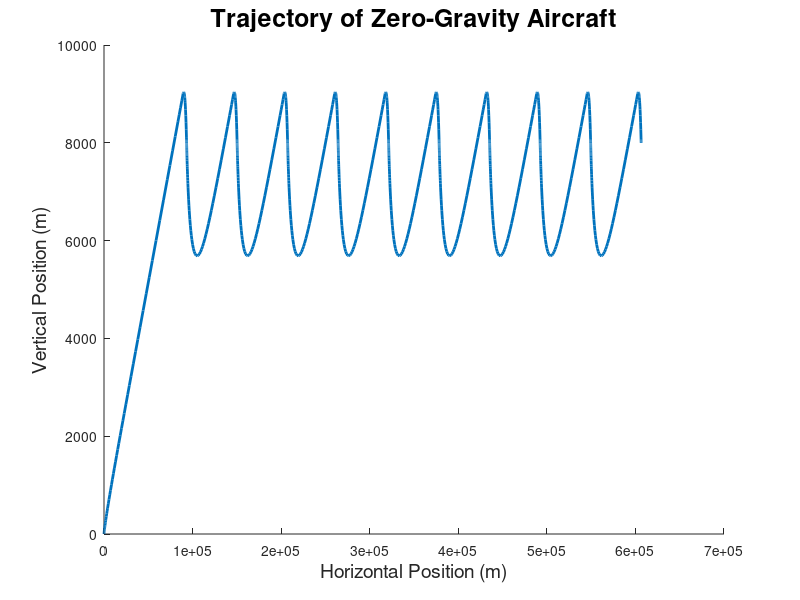

Write MATLAB code to recreate this figure.
function plane()
% Modeling a Boeing 727

    g = 9.81;       % acceleration due to gravity (m/s^2)
    m = 65000;      % mass of airplane (kg)
    rho = 1.3;      % density of air (kg/m^3)
    A = 330;        % cross-sectional area of plane (m^2)
    C_l = 0.56;     % coefficient of lift (dimensionless)
    C_D = 0.6;      % coefficient of drag (dimensionless)
    
    F_thrust = 1000000;
    
    initial_pos = [0, 0];
    initial_vel = [40, 10];
    
    options = odeset('events', @events);
    options2 = odeset('events', @events2);
    
    [TIME, Y] = ode45(@thrust_on, [0, 2000], [initial_pos, initial_vel], options);
    t = TIME(end) - TIME(1);
    [TIME, Y_2] = ode45(@thrust_off, [2000, 4000], [Y(end, 1), Y(end, 2), Y(end, 3), Y(end, 4)], options2);
    
    Y = [Y; Y_2];
    
    %disp(Y);
    
    for i = 2:10
        [TIME, Y_2] = ode45(@thrust_on, [2000*i, 2000*(i+1)], [Y(end, 1), Y(end, 2), Y(end, 3), Y(end, 4)], options);
        Y = [Y; Y_2];
        t = t + (TIME(end) - TIME(1));
        [TIME, Y_2] = ode45(@thrust_off, [2000*(i+1), 2000*(i+2)], [Y(end, 1), Y(end, 2), Y(end, 3), Y(end, 4)], options2);
        Y = [Y; Y_2];
    end

    hold on;
    disp(t);
    plot(Y(:,1), Y(:,2), 'LineWidth', 2);
    %plot(Y_2(:,1), Y_2(:,2));
    %axis([0, 2e4, 0, 10000]);
    xlabel('Horizontal Position (m)', 'FontSize', 14);
    ylabel('Vertical Position (m)', 'FontSize', 14);
    title('Trajectory of Zero-Gravity Aircraft', 'FontSize', 18);

    function res = thrust_on(t, W)
        P = W(1:2);
        V = W(3:4);
        
        v = norm(V);
        v_hat = V / v;
        s_hat = fliplr(v_hat);
        
        %disp(t);
        %disp(F_thrust);
        %hold on;
        %plot(t, F_thrust, 'o');
        
        dPdt = V;
        dVdt = [0; -g] + ([F_thrust*cos(pi/4);F_thrust*cos(pi/4)]/m) + ((rho*A*v^2) / (2*m)) * (C_l*s_hat - C_D*v_hat);
        
        res = [dPdt; dVdt];
    end
    
    function res = thrust_off(t, W)
        P = W(1:2);
        V = W(3:4);
        
        v = norm(V);
        v_hat = V / v;
        s_hat = fliplr(v_hat);
        
        %disp(t);
        %disp(F_thrust);
        %hold on;
        %plot(t, F_thrust, 'o');
        
        dPdt = V;
        dVdt = [0; -g] + ([0; 0]/m) + ((rho*A*v^2) / (2*m)) * (C_l*s_hat - C_D*v_hat);
        
        res = [dPdt; dVdt];
    end

    function [value, isterminal,direction] = events(t, W) % kill thrust when height is increasing
        %value = W(2) - 9756;
        value = W(2) - 9000;
        direction = 1;
        isterminal = 1;
    end

    function [value, isterminal, direction] = events2(t, W) % when plane is too close to ground terminate
        value = W(2) - 8000;
        
        direction = -1;
        isterminal = 1;
    end

end
